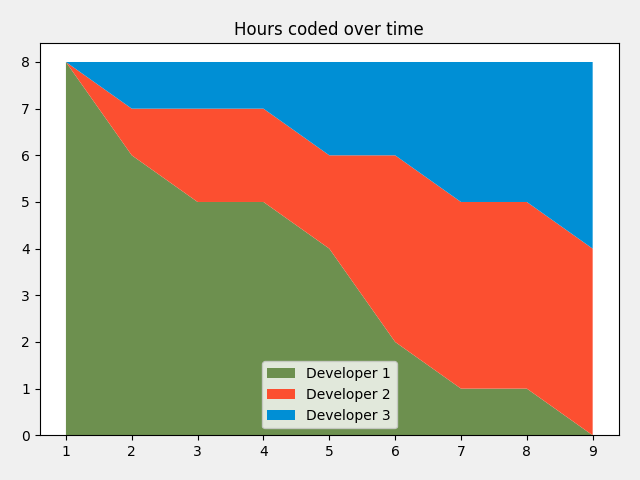

Recreate this plot in Python.
# https://www.youtube.com/watch?v=xN-Supd4H38
from matplotlib import pyplot as plt

hours = [1, 2, 3, 4, 5, 6, 7, 8, 9]
dev1 = [8, 6, 5, 5, 4, 2, 1, 1, 0]
dev2 = [0, 1, 2, 2, 2, 4, 4, 4, 4]
dev3 = [0, 1, 1, 1, 2, 2, 3, 3, 4]
labels=["Developer 1", "Developer 2", "Developer 3"]
colors=["#6D904F", "#FC4F30", "#008FD5"]

plt.stackplot(hours, [dev1, dev2, dev3], labels=labels, colors=colors)

plt.title("Hours coded over time")
plt.legend()
plt.style.use('fivethirtyeight')
plt.tight_layout()
plt.savefig("C:/OtherProjects/Learning-MatPlotLib/04 - Stack Plots/Stack Plots.png")
plt.show()